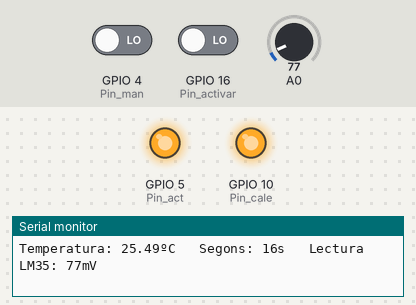
Recording of a sketch running on a simulated ESP8266 (NodeMCU). Shown: output pins drawn as LEDs (lit = HIGH), the last lines printed to the serial monitor. Inputs (shaded band) come from the test bench; at power-on: GPIO 16 (Pin_activar) LOW, GPIO 4 (Pin_man) LOW, A0 = 77. WiFi joins after 1.5 s; servers stay silent unless stated; EEPROM starts erased.

Above: at 16.4 s.
16.5 s: GPIO 16 (Pin_activar) driven HIGH
At 18.3 s:
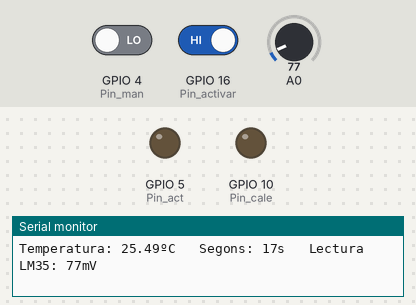
18.6 s: GPIO 16 (Pin_activar) driven LOW
At 19.9 s:
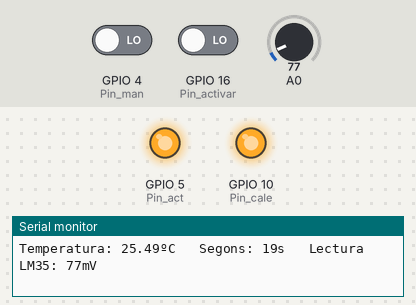
Timing chart, 0 to 21.6 s (numbered marks = the images above; inputs shaded):
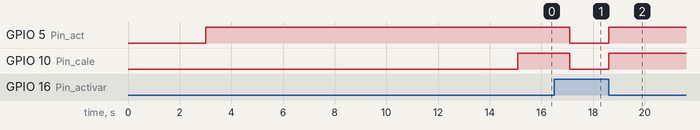

Measured:
- after the input at 16.5 s, GPIO 5 (Pin_act), GPIO 10 (Pin_cale): HIGH → LOW after 0.61 s
- after the input at 18.6 s, GPIO 5 (Pin_act), GPIO 10 (Pin_cale): LOW → HIGH at once

The sketch:

Control_de_temperatura_NodeMCU.ino
```cpp
// Including the ESP8266 WiFi library
#include <ESP8266WiFi.h>
//#include <DHT.h>
#include <EEPROM.h>

// Connexió a xarxa privada
const char* ssid = "*****************"; // Nombre de la red WIFI
const char* password = "*************"; // Contraseña

WiFiServer server(80);

// Variables temporals
static char celsiusTemp[7];
static char consignaString[7];
int cons;
IPAddress ip_xarxa;

bool error = false;
float t;
int Pin_cale = 10;                   //Pin activa la calefacció
int Pin_act = 5;                    //Pin que indica que la calefacció está en mode automàtic
int Pin_man = 4;                    //Pin per posar la calefacció en automàtic o manual
int Pin_activar = 16;               //Pin per activar el control automatic de la calefacció
float consigna = 20.0;             //Valor de consigna de la temperatura en graus Celsius
bool cale;
bool operacio = false;
bool man = false;
//bool histeresis = false;
int entero;
int Ft;
int Rt;
float tt;
int lecturaSensor;

unsigned long temper = millis();
unsigned long temper1 = millis();
unsigned long temp_cale_on = millis();
unsigned long temp_cale_off = millis();

// secuència d'arrancada
void setup() {
  // Inicialitzem port sèrie
  Serial.begin(115200);

  EEPROM.begin(512);                                            //Inicialitzem Eeprom interna
  consigna = EEPROM.read(256);                                  //Lectura part entera de consigna
  consigna = consigna + (EEPROM.read(258)/100.0);               //Lectura de la part decimal i suma el resultat
  operacio = EEPROM.read(200);                                  //Lectura del estat de la variable operació per saber si el control està connectat
  delay(10);

  pinMode(Pin_cale, OUTPUT);        //Configura Pin_cale com sortida
  pinMode(Pin_act, OUTPUT);         //Configura Pin_act com sortida
  pinMode(Pin_man,INPUT);           //Configura Pin_man com entrada
  pinMode(Pin_activar,INPUT);       //Configura Pin_activar com entrada
  digitalWrite(Pin_cale,0);         //Apagar calefacció al inici del cicle

  // Connectant a la xarxa WiFi
  Serial.println();
  Serial.print("Connectant a ");
  Serial.println(ssid);

  WiFi.begin(ssid, password);

  while (WiFi.status() != WL_CONNECTED) {
    delay(300);
    Serial.print(".");
  }
  Serial.println("");
  Serial.println("WiFi connectat");

  // Inicialitzant servidor WEB
  server.begin();
  Serial.println("Servidor Web en marxa. Espereu per IP del ESP...");
  delay(500);

  // Visualitza adreça IP del ESP
  ip_xarxa = WiFi.localIP();
  Serial.println(ip_xarxa);

}

void lectura(){

    lecturaSensor = analogRead(A0);
    t = (lecturaSensor * 330) / 997.0;                //Lectura de temperatura en ºC
    if (lecturaSensor  <= 15){
      error = true;
    }else{
      error = false;
    }

  Ft = t*10;
  Rt = Ft%10;
  if (Rt>=5){
    tt=int(t)+0.5;
  }else{
    tt=int(t)+0.0;
  }
}

// Secuència principal
void loop() {
while(true){

  if (temper > millis()) temper = millis();
  if (millis()-temper >= 100){
    temper = millis();
    lectura();
  }

  // comprova nou client
  WiFiClient client = server.available();

  String req = client.readStringUntil('H');                       //Lectura de la primera linea de la resposta
  //Serial.println(req);
  if (req.indexOf("cons=") != -1){
    String getV = req.substring(req.indexOf("=")+1,req.length());
    //Serial.println(getV);
    consigna = 1.0*(getV.toFloat());
   }

  if (error){                             //Comprova que no hi ha fallo de lectura i si n'hi ha, torni a fer una lectura nova
    Serial.println("Fallo lectura sensor LM35!");
    strcpy(celsiusTemp,"Fallo");
    digitalWrite(Pin_cale,0);
    digitalWrite(Pin_act,1);
    delay(100);
    digitalWrite(Pin_act,0);
    delay(100);
    }else{
      /*if (Serial.available()>0){                        //lectura de consigna des de terminal serie
          cons = 100*(Serial.read()-48);                //Lectura del primer número
          cons = cons+(10*(Serial.read()-48));          //Lectura del segon número
          int coma = Serial.read();                     //Lectura de la coma o el punt
          //cons = cons+(10*(Serial.read()-48));        //Lectura del tercer número
          cons = cons+(1*(Serial.read()-48));           //Lectura de quart número
          consigna = cons/10.0;                         //asigna el valor a la variable consigna

       }*/

      entero = consigna*100.0;
      EEPROM.write(256, (entero/100));
      EEPROM.write(258, (entero%100));
      EEPROM.commit();

      if (req.indexOf("incr=1") != -1) {           //Incrementa consigna en 0.5 graus
          consigna = consigna + 0.5;
      }
      if (req.indexOf("incr=0") != -1) {           //Disminueix la consigna en 0.5
          consigna = consigna - 0.5;
      }

      if (req.indexOf("mato=0") != -1) {
          consigna = 15.0;
      }
      if (req.indexOf("mato=1") != -1) {
          consigna = 20.0;
      }
      if (req.indexOf("mato=2") != -1) {
          consigna = 21.0;
      }
      if (req.indexOf("mato=3") != -1) {
          consigna = 22.0;
      }

      if (consigna < 5){                                //Rang de temperatura entre 5ºC i 30ºC
        consigna = 5;
      }
      if (consigna >30){
        consigna = 30;
      }


//Activar/desactivar calefació des d'el circuit
//********************************************************************
      if (digitalRead(Pin_activar) && !operacio){
         operacio = true;
         while (digitalRead(Pin_activar)){
            delay(20);
         }
      }else if (digitalRead(Pin_activar) && operacio){
         operacio = false;
      }

//Encendre/apagar calefacció des d'el circuit
      if (digitalRead(Pin_man) && !man){
         man = true;
         while (digitalRead(Pin_man)){
            delay(20);
         }
      }else if (digitalRead(Pin_man) && man){
         man = false;
      }
//******************************************************************************
      if (req.indexOf("auto=1") != -1) {           //Lectura per activar la calefacció
          operacio = true;
      }
      if (req.indexOf("auto=0") != -1) {           //lectura per desactivar la calefacció
          operacio = false;
      }

      if (req.indexOf("leds=1") != -1){           //Amb la calefacció desactivada, connectar-la
          man = true;
      }
      if (req.indexOf("leds=0") != -1){                         //Amb la calefacció desactivada, desconnectar-la
          man = false;
      }

      EEPROM.write(200, operacio);

      if (operacio)                                              //si operacio = true, automàtic. Si operació = false, manual
        {
        if (t <= consigna){                                       //Comprova si la consigna de temperatura és més gran que la temperatura
          if (temp_cale_on > millis()) temp_cale_on = millis();
          if (millis() - temp_cale_on >= 15000){
            temp_cale_off = millis();
            digitalWrite(Pin_cale,1);                             // si és així connecta la salida per començar a escalfar
            cale = true;
          }
        }
        else
        {
          if (temp_cale_off > millis()) temp_cale_off = millis();
          if (millis() - temp_cale_off >= 15000){
            temp_cale_on = millis();
            digitalWrite(Pin_cale,0);                           //si no és així, desconnecta la salida
            cale = false;
          }
        }

         /*if ((tt < consigna + 0.5) && !histeresis){                //Comprova si la consigna de temperatura és més gran que la temperatura
            digitalWrite(Pin_cale,1);                             // si és així connecta la salida per començar a escalfar
            cale = true;
         }
         else if (tt >= consigna +0.5 || t > consigna) {
              digitalWrite(Pin_cale,0);                           //si no és així, desconnecta la salida
              cale = false;
              histeresis = true;
              }
              else if (tt <= consigna){
                   histeresis = false;
              }*/
        digitalWrite(Pin_act,1);
        man = false;
      }
      else{                                                       //Manual
            if (man){
               digitalWrite(Pin_cale,1);
            }
            else{
               digitalWrite(Pin_cale,0);
            }
            cale = false;
            digitalWrite(Pin_act,0);

            if (tt <= 15.0){                                          //Activa la calefacció si la temperatura ambient és menor de 15ºC
                operacio = true;
            }
      }
      client.flush();

      dtostrf(tt, 4, 1, celsiusTemp);
      dtostrf(consigna,4,1,consignaString);

      if (temper1 > millis()) temper1 = millis();
      if (millis()-temper1 >= 100){
        temper1 = millis();
        Serial.print("Temperatura: ");
        Serial.print(t);
        Serial.print("ºC");
        Serial.print("\t Segons: ");
        Serial.print(millis()/1000);
        Serial.print("s");
        Serial.print("\t Lectura LM35: ");
        Serial.print(lecturaSensor);
        Serial.println("mV");
      }

 }


//PÀGINA WEB

 client.println("HTTP/1.1 200 OK");
 client.println("Content-Type: text/html");
 client.println("Connection: close");
 client.println();

 client.println("<!DOCTYPE HTML>");
 client.println("<html>");
 client.println("<head> <style type='text/css'>body{width:100%;height:100%}</style><meta http-equiv='refresh' ");
 client.println("content='30;URL=/' charset='utf-8'>");
 client.println("</head><body bgcolor='#3daee9'><font color='white'><h1 align='center'>Control de temperatura calefacció</h1></font>");

 client.println("<table width='80%' align='center' border='2px'><tr>");
 client.println("<td width='50%' align='center' bgcolor='#9fa89d'><a style='font-size:25pt' href='/?auto=1'>Activar<br>Control</a></td>");
 client.println("<td>   </td>");
 client.println("<td width='50%' align='center' bgcolor='#a89d9e'><a style='font-size:25pt' href='/?auto=0'>Desactivar<br>Control</a></td>");
 client.println("</tr></table><br>");


 if (operacio){
    client.println("<table width='80%' align='center' border='2px'><tr><td bgcolor='green' align='center' colspan='4'><h1>Control Activat</h1></td</tr>");
    client.println("<tr><td width='25%' align='center'><a style='font-size:25pt' href='/?incr=1'>Augmentar(+)</a><br></td>");
    client.println("<td width='25%' align='center' rowspan='2'><font color='white'><h2>Consigna:<br>(graus ºC)</h2></font></td> ");
    client.println("<form action='/' method='get'>");
    client.println("<td width='25%' align='center' rowspan='2'><input style='text-align: center;width: 120px;height:50px;font-size:20pt' type='text' size=3 name='cons' value='");
    client.println(consignaString);
    client.println("'>");

    if (cale){
        client.println("<td width='25%' bgcolor='#00ff00' align='center' rowspan='2'><font color='black'><h2>Encesa</h2></td></tr>");
    }
    else{
        client.println("<td width='25%' bgcolor='red' align='center' rowspan='2'><font color='white'><h2>Apagada</h2></font></td></tr>");
    }
    client.println("<tr><td align='center'><a style='font-size:25pt' href='/?incr=0'>Disminuir(-)</a></td></tr>");
    client.println("<tr><td align='center' colspan='4'><input style='width:140px;height:50px;font-size:20pt' type='submit' value='Actualitzar'>");
    client.println("</td></form></tr>");
    client.println("<tr><td align='center'><a style='font-size:25pt' href='/?mato=0'>15ºC</a></td>");
    client.println("<td align='center'><a style='font-size:25pt' href='/?mato=1'>20ºC</a></td>");
    client.println("<td align='center'><a style='font-size:25pt' href='/?mato=2'>21ºC</a></td>");
    client.println("<td align='center'><a style='font-size:25pt' href='/?mato=3'>22ºC</a></td></tr>");
    client.println("</table><br><br>");
 }
 else{
    client.println("<table width='80%' align='center' border='2px'><tr>");
    client.println("<td bgcolor='red' align='center' colspan='2'><h1>Control Desactivat</h1></td>");
    client.println("</tr><tr>");
    client.println("<td align='center' colspan='2'><font color='white'><h2>Control Manual de la calefacció</h2></font></td>");
    client.println("</tr><tr>");
    client.println("<td width='50%' align='center'><a style='font-size:25pt' href='/?leds=1'>Encendre</a></td>");
    client.println("<td width='50%' align='center'><a style='font-size:25pt' href='/?leds=0'>Apagar</a></td>");
    client.println("</tr><tr>");
    if (man){
        client.println("<td colspan='2' bgcolor='#00ff00' style='height: 10px'></td>");
    }
    else{
        client.println("<td colspan='2' bgcolor='red' style='height: 10px'></td>");
    }
    client.println("</tr></table><br><br>");
 }

 client.println("<table align='center' border='2px'><caption style='font-size:18pt'>Paràmetres actuals</caption><tr>");
 client.println("<td><input style='text-align: center;width: 160px;height:60px;font-size:40pt' type='text' size=4 name='t' value='");
 client.println(celsiusTemp);
 client.println("'></td><td><h2> ºC de Temperatura</h2></td>");
 client.println("</tr><tr>");

 client.println("<td align='center'><input style='text-align: center;width: 80px;height:30px;font-size:20pt' type='text' size=4 name='s' value='");
 //client.println(sensacio);
 client.println(t);
 client.println("'></td><td><h2> ºC Reals</h2></td>");
 client.println("</tr><br><tr>");

 client.println("<td align='center'><input style='text-align: center;width: 80px;height:30px;font-size:20pt' type='text' size=4 name='h' value='");
 //client.println(humidityTemp);
 client.println("'></td><td><h2>---</h2></td>");
 client.println("</tr></table>");
 client.println("</body></html>");

 client.stop();
}
}
```
